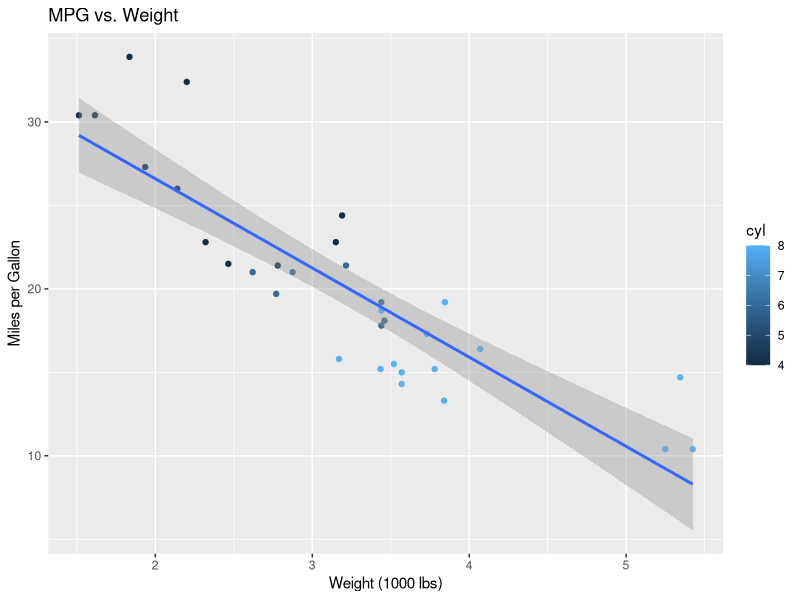

Recreate this plot in R.
## ---- chunk 1
# R code....

## ---- chunk 2
# R code...
## ---- chunk 3
library(ggplot2)

ggplot(mtcars, aes(x = wt, y = mpg)) +
  geom_point(aes(color = cyl)) +
  geom_smooth(method = "lm", formula = y ~ x) +
  labs(title = "MPG vs. Weight",
       x = "Weight (1000 lbs)",
       y = "Miles per Gallon")
